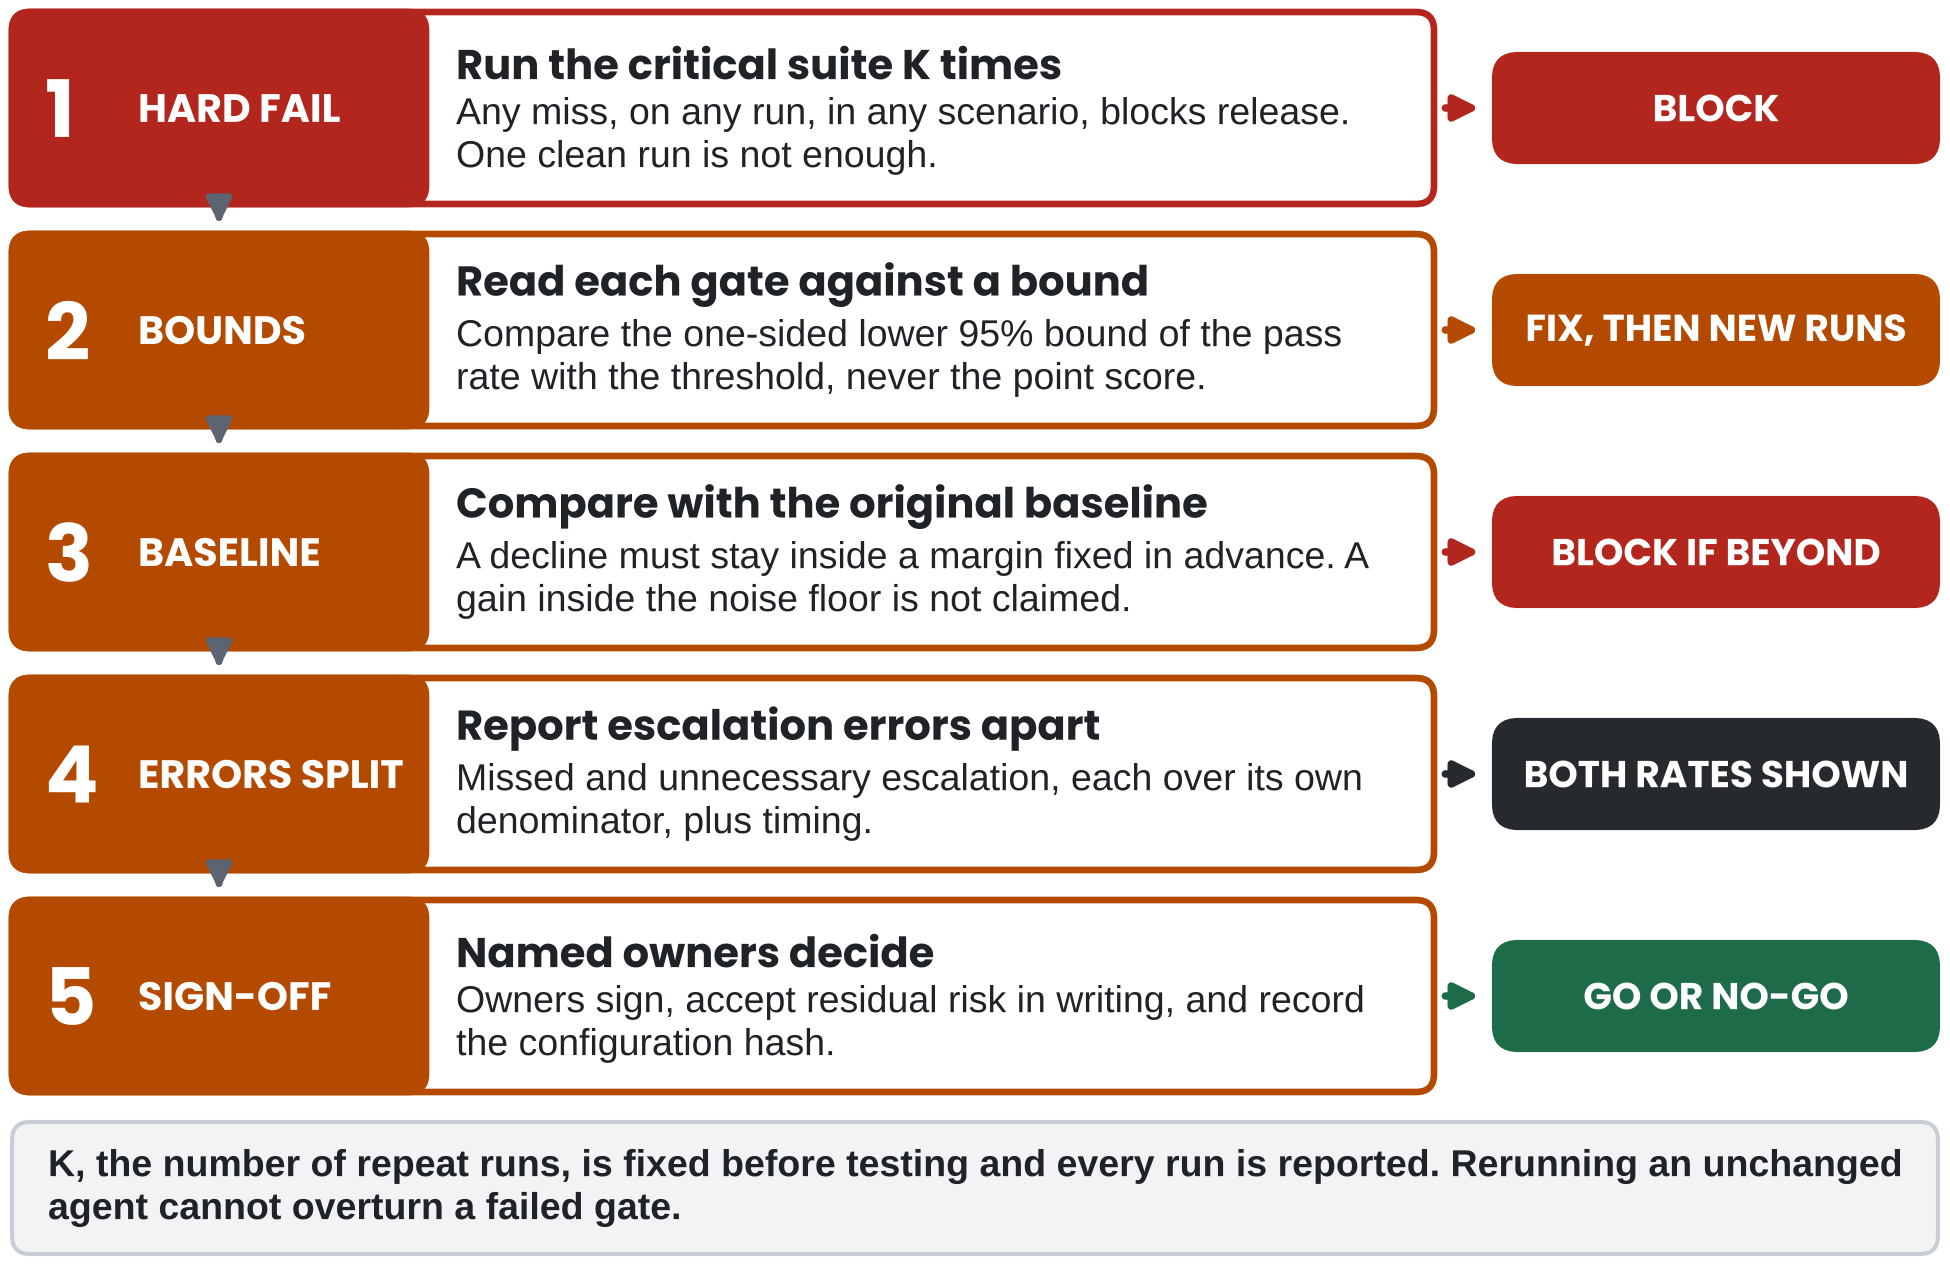

Write the Python code that produced this figure.
import fk
steps = [
    ("1", "HARD FAIL", "Run the critical suite K times", "Any miss, on any run, in any scenario, blocks release. One clean run is not enough.", fk.DEFECT, "BLOCK", fk.DEFECT),
    ("2", "BOUNDS", "Read each gate against a bound", "Compare the one-sided lower 95% bound of the pass rate with the threshold, never the point score.", fk.RELEASE, "FIX, THEN NEW RUNS", fk.RELEASE),
    ("3", "BASELINE", "Compare with the original baseline", "A decline must stay inside a margin fixed in advance. A gain inside the noise floor is not claimed.", fk.RELEASE, "BLOCK IF BEYOND", fk.DEFECT),
    ("4", "ERRORS SPLIT", "Report escalation errors apart", "Missed and unnecessary escalation, each over its own denominator, plus timing.", fk.RELEASE, "BOTH RATES SHOWN", fk.CHAR),
    ("5", "SIGN-OFF", "Named owners decide", "Owners sign, accept residual risk in writing, and record the configuration hash.", fk.RELEASE, "GO OR NO-GO", fk.FIX),
]
H = 4.22
fig, ax = fk.canvas(H)
top, rowh, gap = H - 0.04, 0.64, 0.10
lb, xm, xo = 1.38, 1.52, 4.86
ys = []
for i, (n, chip, head, body, c, out, oc) in enumerate(steps):
    y = top - rowh - i * (rowh + gap); ys.append(y)
    fk.box(ax, 0.04, y, xo - 0.12, rowh, fc="white", ec=c, lw=1.6)
    fk.box(ax, 0.04, y, lb, rowh, fc=c, ec=c, lw=1.6)
    fk.text(ax, 0.15, y + rowh / 2, n, size=19, weight="bold", color="white", va="center", family=fk.HEAD)
    fk.text(ax, 0.46, y + rowh / 2, chip, size=9.5, weight="bold", color="white", va="center", family=fk.HEAD, width=lb - 0.46)
    fk.text(ax, xm, y + rowh - 0.05, head, size=10, weight="bold", family=fk.HEAD)
    fk.text(ax, xm, y + rowh - 0.27, body, size=9, width=xo - 0.12 - xm - 0.10)
    # outcome
    fk.arrow(ax, xo - 0.07, y + rowh / 2, xo + 0.10, y + rowh / 2, color=oc, lw=1.8, ms=12)
    fk.box(ax, xo + 0.12, y + 0.14, 6.46 - xo - 0.12, rowh - 0.28, fc=oc, ec=oc, r=0.08)
    fk.text(ax, (xo + 0.12 + 6.46) / 2, y + rowh / 2, out, size=9, weight="bold", color="white", ha="center",
            va="center", family=fk.HEAD)
    if i:
        fk.arrow(ax, 0.04 + lb / 2, ys[i - 1] - 0.005, 0.04 + lb / 2, y + rowh + 0.005, color=fk.MUTED, lw=1.6)
yk = ys[-1] - 0.10
fk.box(ax, 0.04, yk - 0.44, 6.42, 0.44, fc=fk.PANEL, ec=fk.RULE)
fk.text(ax, 0.16, yk - 0.22, "K, the number of repeat runs, is fixed before testing and every run is reported. Rerunning an unchanged agent cannot overturn a failed gate.",
        size=9, weight="bold", va="center", width=6.2)
fk.save(fig, "gate-flow")
